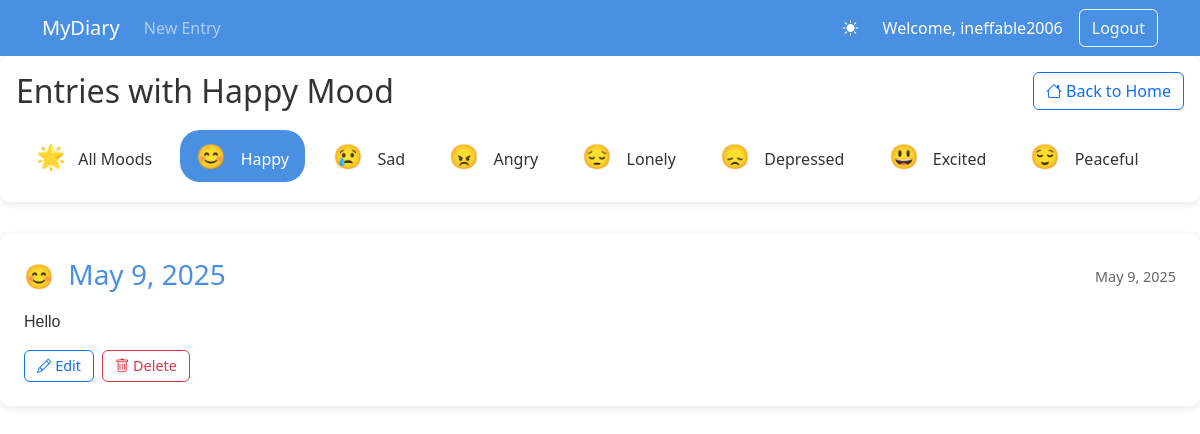
Page /search/?mood=happy (signed in) on the committed database.
### CoreApp/models.py (models this page shows, shortened)
class DiaryEntry(models.Model):
    MOOD_CHOICES = [
        ('happy', 'Happy'),
        ('sad', 'Sad'),
        ('angry', 'Angry'),
        ('lonely', 'Lonely'),
        ('depressed', 'Depressed'),
        ('excited', 'Excited'),
        ('peaceful', 'Peaceful'),
    ]
    FONT_CHOICES = [
        ('Arial', 'Arial'),
        ('Times New Roman', 'Times New Roman'),
        ('Courier New', 'Courier New'),
        ('Georgia', 'Georgia'),
        ('Verdana', 'Verdana'),
    ]
    FONT_SIZE_CHOICES = [
        ('12', '12px'),
        ('14', '14px'),
        ('16', '16px'),
        ('18', '18px'),
        ('20', '20px'),
        ('24', '24px'),
    ]
    user = models.ForeignKey(User, on_delete=models.CASCADE)
    title = models.CharField(max_length=200)
    content = models.TextField()
    mood = models.CharField(max_length=20, choices=MOOD_CHOICES)
    created_at = models.DateTimeField(auto_now_add=True)
    updated_at = models.DateTimeField(auto_now=True)
    font_style = models.CharField(max_length=50, choices=FONT_CHOICES, default='Arial')
    font_size = models.CharField(max_length=3, choices=FONT_SIZE_CHOICES, default='16')
    is_bold = models.BooleanField(default=False)
    is_italic = models.BooleanField(default=False)
    is_underline = models.BooleanField(default=False)
    is_strikethrough = models.BooleanField(default=False)
    class Meta:
        ordering = ['-created_at']
        verbose_name_plural = 'Diary Entries'

### CoreApp/views.py (the view)
# urls.py: path('search/', views.search_entries, name='search_entries'),
@login_required
def search_entries(request):
    query = request.GET.get('q', '')
    mood_filter = request.GET.get('mood', '')
    entries = DiaryEntry.objects.filter(user=request.user)
    if query:
        entries = entries.filter(
            Q(title__icontains=query) | Q(content__icontains=query)
        )
    if mood_filter:
        entries = entries.filter(mood=mood_filter)
    entries = entries.order_by('-created_at')
    context = {
        'entries': entries,
        'query': query,
        'moods': DiaryEntry.MOOD_CHOICES,
        'current_mood': mood_filter
    }
    return render(request, 'diary/search_results.html', context)

### templates/diary/search_results.html (shortened to what this page needs)
{% extends "base.html" %}
{% block content %}
<div class="search-header">
    <div class="d-flex justify-content-between align-items-center mb-3">
        <h2 class="mb-0">
            {% if query %}
                Search Results for "{{ query }}"
            {% else %}
                {% if current_mood %}
                    Entries with {{ current_mood|title }} Mood
                {% else %}
                    All Entries
                {% endif %}
            {% endif %}
        </h2>
        <a href="{% url 'home' %}" class="btn btn-outline-primary">
            <i class="bi bi-house"></i> Back to Home
        </a>
    </div>
    <div class="mood-filters">
        <a href="?" class="mood-filter {% if not current_mood %}active{% endif %}">
            <span class="mood-indicator">🌟</span>
            <span>All Moods</span>
        </a>
        {% for mood, label in moods %}
        <a href="?{% if query %}q={{ query }}&{% endif %}mood={{ mood }}"
           class="mood-filter {% if current_mood == mood %}active{% endif %}">
            <span class="mood-indicator">
                {% if mood == 'happy' %}😊
                {% elif mood == 'sad' %}😢
                {% elif mood == 'angry' %}😠
                {% elif mood == 'lonely' %}😔
                {% elif mood == 'depressed' %}😞
                {% elif mood == 'excited' %}😃
                {% elif mood == 'peaceful' %}😌
                {% endif %}
            </span>
            <span>{{ label }}</span>
        </a>
        {% endfor %}
    </div>
</div>
{% if entries %}
    {% for entry in entries %}
    <article class="entry-card">
        <div class="entry-header">
            <div>
                <span class="mood-indicator mood-{{ entry.mood }}">
                    {% if entry.mood == 'happy' %}😊
                    {% elif entry.mood == 'sad' %}😢
                    {% elif entry.mood == 'angry' %}😠
                    {% elif entry.mood == 'lonely' %}😔
                    {% elif entry.mood == 'depressed' %}😞
                    {% elif entry.mood == 'excited' %}😃
                    {% elif entry.mood == 'peaceful' %}😌
                    {% endif %}
                </span>
                <h3 class="entry-title d-inline">{{ entry.title }}</h3>
            </div>
            <span class="entry-date">{{ entry.created_at|date:"F j, Y" }}</span>
        </div>
        <div class="entry-content"
             style="font-size: {{ entry.font_size }}px;
                    font-family: {{ entry.font_style }};
                    {% if entry.is_strikethrough %}text-decoration: line-through;{% endif %}">
            {{ entry.content|linebreaks }}
        </div>
        <div class="entry-actions">
            <a href="{% url 'edit_entry' entry.pk %}" class="btn btn-outline-primary btn-action">
                <i class="bi bi-pencil"></i> Edit
            </a>
            <form action="{% url 'delete_entry' entry.pk %}" method="POST" class="d-inline">
                <button type="submit" class="btn btn-outline-danger btn-action"
                        onclick="return confirm('Are you sure you want to delete this entry?')">
                    <i class="bi bi-trash"></i> Delete
                </button>
            </form>
        </div>
    </article>
    {% endfor %}
{% endif %}
{% endblock %}

### templates/base.html (shortened to what this page needs)
<!DOCTYPE html>
<html lang="en">
<head>
    <link href="https://cdn.jsdelivr.net/npm/bootstrap@5.3.0/dist/css/bootstrap.min.css" rel="stylesheet">
    <link rel="stylesheet" href="https://cdn.jsdelivr.net/npm/bootstrap-icons@1.11.0/font/bootstrap-icons.css">
</head>
<body>
    {% if user.is_authenticated %}
    <nav class="navbar navbar-expand-lg navbar-dark">
        <div class="container">
            <a class="navbar-brand" href="{% url 'home' %}">MyDiary</a>
            <div class="collapse navbar-collapse" id="navbarNav">
                <ul class="navbar-nav me-auto">
                    <li class="nav-item">
                        <a class="nav-link" href="{% url 'new_entry' %}">New Entry</a>
                    </li>
                </ul>
                <div class="d-flex align-items-center">
                    <div id="theme-toggle" class="text-white me-3">
                        <i class="bi bi-sun-fill"></i>
                    </div>
                    <span class="text-white me-3">Welcome, {{ user.username }}</span>
                    <form method="post" action="{% url 'logout' %}" class="d-inline">
                        <button type="submit" class="btn btn-outline-light">Logout</button>
                    </form>
                </div>
            </div>
        </div>
    </nav>
    {% endif %}
    <div class="container-fluid p-0">
        {% block content %}{% endblock %}
    </div>
</body>
</html>

### templates/base.html (style rules this page uses)
:root { --primary-color: #4a90e2; --background-color: #ffffff; --text-color: #333333; }
body { background-color: var(--background-color); color: var(--text-color); transition: background-color 0.3s, color 0.3s; min-height: 100vh; display: flex; flex-direction: column; }
.navbar { background-color: var(--primary-color) !important; }
#theme-toggle { cursor: pointer; padding: 8px; border-radius: 50%; transition: background-color 0.3s; }

### templates/diary/search_results.html (style rules this page uses)
.search-header { margin-bottom: 2rem; padding: 1rem; background: var(--background-color); border-radius: 10px; box-shadow: 0 2px 10px rgba(0,0,0,0.1); }
.entry-card { background: var(--background-color); border-radius: 10px; padding: 1.5rem; margin-bottom: 1.5rem; box-shadow: 0 2px 10px rgba(0,0,0,0.1); transition: transform 0.2s; }
.entry-header { display: flex; justify-content: space-between; align-items: center; margin-bottom: 1rem; }
.entry-title { margin: 0; color: var(--primary-color); }
.entry-date { font-size: 0.9rem; color: #666; }
.mood-indicator { font-size: 1.5rem; margin-right: 0.5rem; }
.entry-actions { margin-top: 1rem; display: flex; gap: 0.5rem; }
.btn-action { padding: 0.25rem 0.75rem; font-size: 0.9rem; }
.mood-filter { display: inline-block; padding: 0.5rem 1rem; border-radius: 20px; margin: 0.25rem; color: var(--text-color); text-decoration: none; transition: background-color 0.2s; }
.mood-filter.active { background-color: var(--primary-color); color: white; }
.mood-happy { color: #ffd700; }

### rows in the picture
DiaryEntry: mood "Happy", title "May 9, 2025", created_at "May 9, 2025", content "Hello"

### other values in the picture
{{ user.username }} "ineffable2006"
{{ label }} "Happy" "Sad" "Angry" "Lonely" "Depressed" "Excited" "Peaceful"
